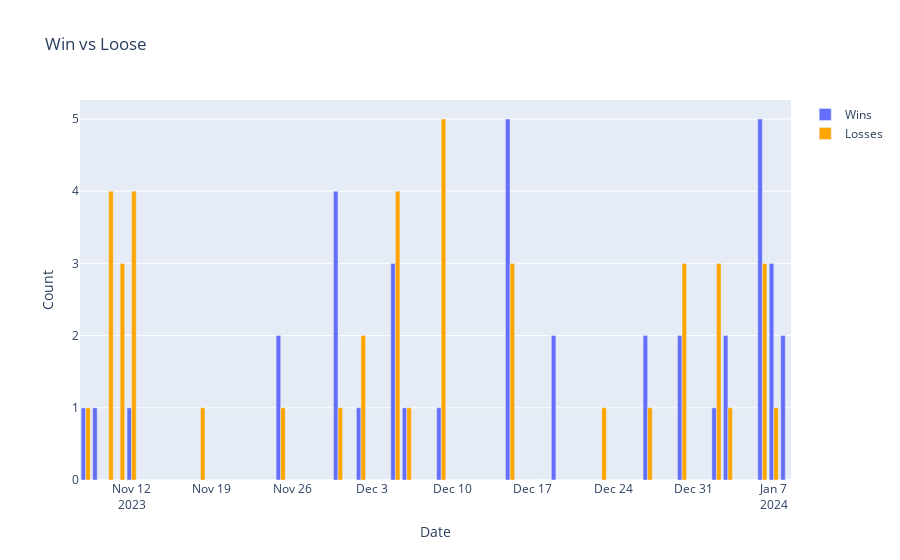

The notebook cell saved with this chart:
### Markdown cell above
## **Win vs Loose**

### Code cell
win_over_time = ptf_df.groupby(pd.Grouper (key='date', freq='D'))['win'].sum()
loose_over_time = ptf_df[-ptf_df[ 'win']].groupby(pd. Grouper (key='date', freq= 'D')) [ 'win'].count()

data = [
go.Bar (x=win_over_time.index, y=win_over_time.values, name='Wins'),
go.Bar (x=loose_over_time.index, y=loose_over_time.values, name='Losses', marker=dict(color='orange'))
]

layout = go.Layout (title='Win vs Loose', xaxis=dict (title= 'Date'), yaxis=dict (title='Count')) 
fig = go.Figure(data=data, layout=layout)


fig.show()
